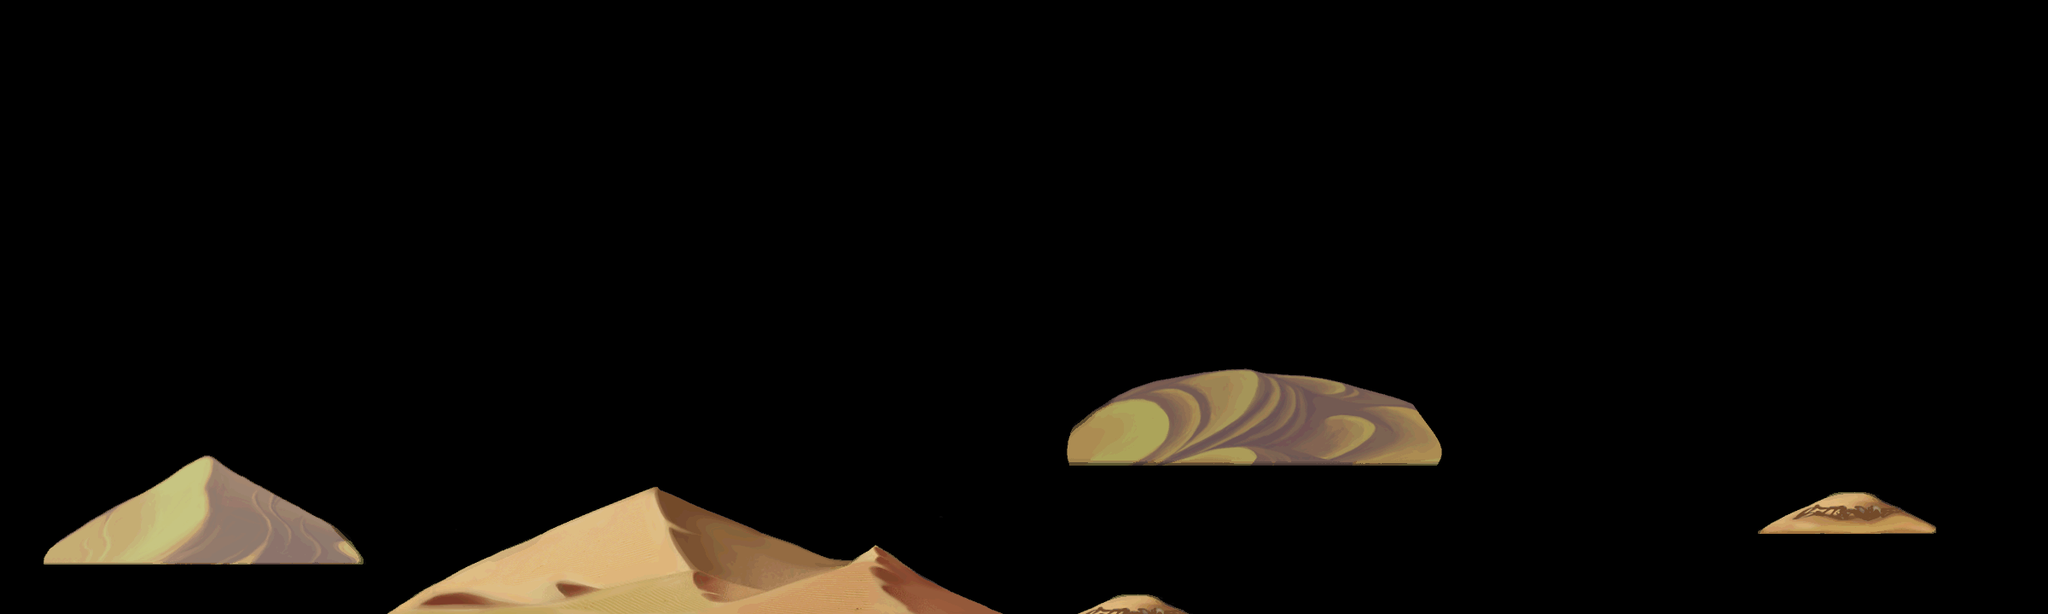

This game map was drawn from its Tiled (.tmx) file and the tilesets committed beside it. A one-line description and the trimmed map source follow:
An orthogonal 60x18 tile map with 40x40 px tiles, 2 tile layers (land1, land2).

<map version="1.0" orientation="orthogonal" width="60" height="18" tilewidth="40" tileheight="40">
 <tileset firstgid="1" name="d-jinjing" tilewidth="40" tileheight="40">
  <image source="d-jinjing.png" width="1145" height="916" />
 </tileset>
 <layer name="land1" width="60" height="18">
  <data>[1080 cells, 160 non-empty, 160 distinct tile ids]</data>
 </layer>
 <layer name="land2" width="60" height="18">
  <data>[1080 cells, 120 non-empty, 102 distinct tile ids]</data>
 </layer>
</map>
